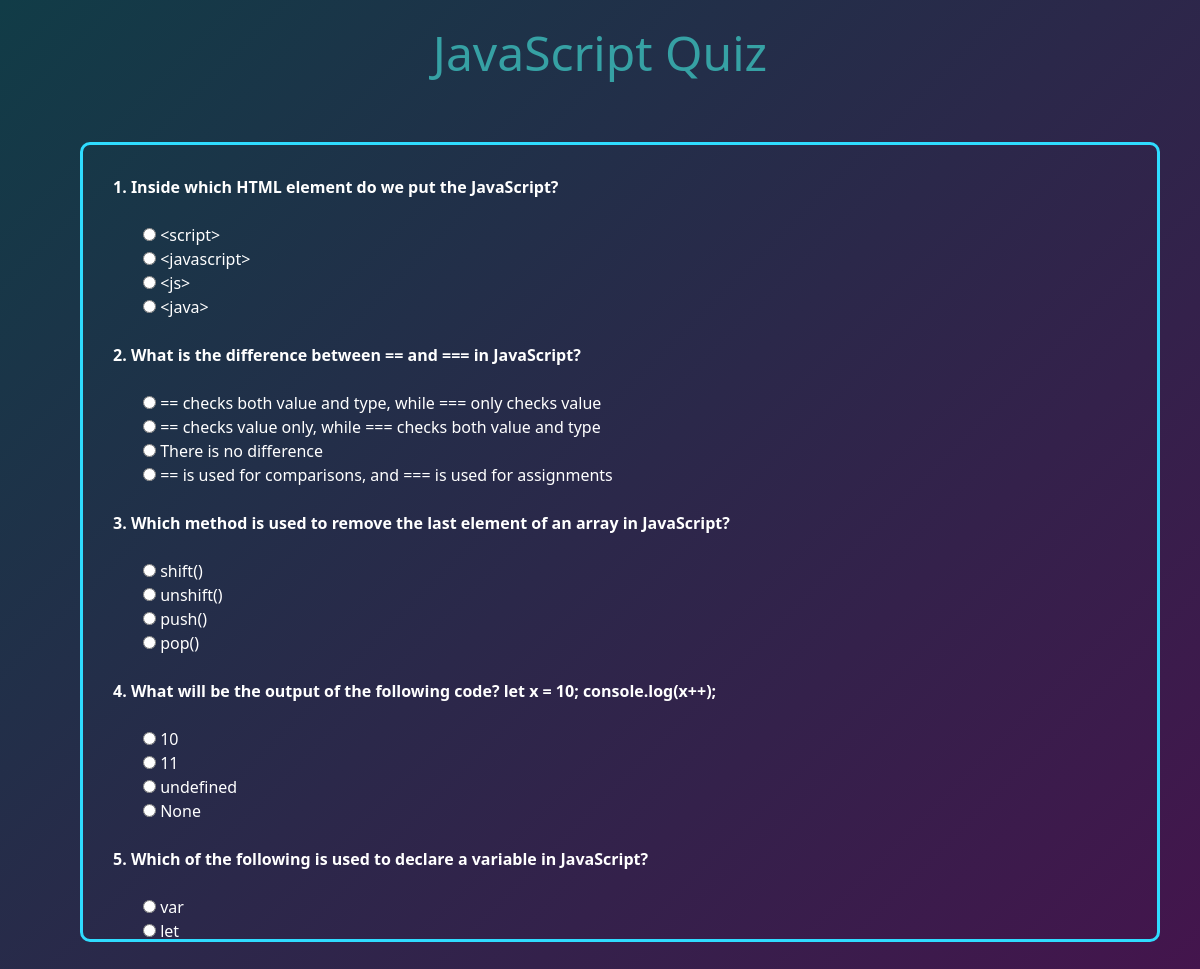
Page /js_quiz/quiz/JavaScript/ on the committed database.
### js_Quiz/models.py (models this page shows, shortened)
class Topic(models.Model):
    name = models.CharField(max_length=50)

class Question(models.Model):
    topic = models.ForeignKey(Topic, on_delete=models.CASCADE)
    text = models.TextField()
    option_a = models.CharField(max_length=200)
    option_b = models.CharField(max_length=200)
    option_c = models.CharField(max_length=200)
    option_d = models.CharField(max_length=200)
    correct_answer = models.CharField(max_length=1, choices=[('A','A'),('B','B'),('C','C'),('D','D')])

### js_Quiz/views.py (the view, shortened to what this page needs)
# urls.py: path('quiz/<str:topic_name>/', views.quiz_view, name='quiz'),
def quiz_view(request, topic_name):
    topic = Topic.objects.get(name=topic_name)
    questions = Question.objects.filter(topic=topic)
    return render(request, 'quiz/quiz.html', {'topic': topic, 'questions': questions})

### js_Quiz/templates/quiz/quiz.html (shortened to what this page needs)
{% load static %}
<!DOCTYPE html>
<html lang="en">
<head>
    <link href="https://cdn.jsdelivr.net/npm/bootstrap@5.3.0/dist/css/bootstrap.min.css" rel="stylesheet">
    <link rel="stylesheet" href="https://cdnjs.cloudflare.com/ajax/libs/font-awesome/5.15.4/css/all.min.css">
    <link rel="stylesheet" href="{% static 'css/style.css' %}">
</head>
<body>
    <h1 class="mb-4 mt-4 text-center">{{topic.name}} Quiz</h1>
    <div class="quiz-container">
        <form method="post">
            {% for question in questions %}
                <div class="mb-4">
                    <strong>{{ forloop.counter }}. {{ question.text }}</strong><br><br>
                    <div style="margin-left: 30px;">
                        <label><input type="radio" name="q{{ question.id }}" value="A"> {{ question.option_a }}</label><br>
                        <label><input type="radio" name="q{{ question.id }}" value="B"> {{ question.option_b }}</label><br>
                        <label><input type="radio" name="q{{ question.id }}" value="C"> {{ question.option_c }}</label><br>
                        <label><input type="radio" name="q{{ question.id }}" value="D"> {{ question.option_d }}</label><br>
                    </div>
                </div>
            {% endfor %}
        </form>
    </div>
</body>
</html>

### static/css/style.css (style rules this page uses)
body { background: linear-gradient(135deg, rgb(17, 60, 71),rgb(78, 13, 78)) no-repeat center center fixed; background-size: cover; }
h1 { color: rgb(54, 161, 164); font-size: 3rem; margin-top: 70px; }
.quiz-container { border: 3px rgb(47, 220, 255) solid; border-radius: 10px; max-width: 90%; margin-top: 60px; margin-left: 80px; margin-bottom: 40px; height: 800px; padding: 30px; overflow: auto; color: white; }

### rows in the picture
Topic: name "JavaScript"
Question: text "Inside which HTML element do we put the JavaScript?", option_a "<script>", option_b "<javascript>", option_c "<js>", option_d "<java>"
Question: text "What is the difference between == and === in JavaScript?", option_a "== checks both value and type, while === only checks value", option_b "== checks value only, while === checks both value and type", option_c "There is no difference", option_d "== is used for comparisons, and === is used for assignments"
Question: text "Which method is used to remove the last element of an array in JavaScript?", option_a "shift()", option_b "unshift()", option_c "push()", option_d "pop()"
Question: text "What will be the output of the following code? let x = 10; console.log(x++);", option_a "10", option_b "11", option_c "undefined", option_d "None"
Question: text "Which of the following is used to declare a variable in JavaScript?", option_a "var", option_b "let"
